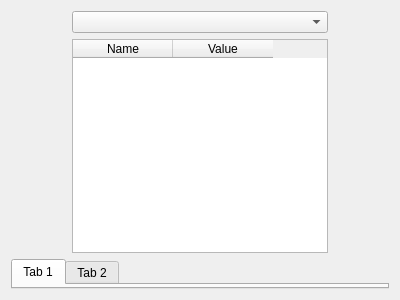
<?xml version="1.0" encoding="UTF-8"?>
<ui version="4.0">
 <class>Frame</class>
 <widget class="QFrame" name="Frame">
  <property name="geometry">
   <rect>
    <x>0</x>
    <y>0</y>
    <width>400</width>
    <height>300</height>
   </rect>
  </property>
  <property name="windowTitle">
   <string>Frame</string>
  </property>
  <property name="frameShape">
   <enum>QFrame::NoFrame</enum>
  </property>
  <property name="frameShadow">
   <enum>QFrame::Raised</enum>
  </property>
  <layout class="QVBoxLayout" name="verticalLayout_4">
   <item>
    <layout class="QHBoxLayout" name="horizontalLayout_2">
     <item>
      <layout class="QVBoxLayout" name="verticalLayout_2">
       <item>
        <widget class="QComboBox" name="hapsComboBox">
         <property name="sizePolicy">
          <sizepolicy hsizetype="Minimum" vsizetype="Fixed">
           <horstretch>0</horstretch>
           <verstretch>0</verstretch>
          </sizepolicy>
         </property>
        </widget>
       </item>
       <item>
        <widget class="QTableWidget" name="attTableWidget">
         <property name="sizePolicy">
          <sizepolicy hsizetype="Maximum" vsizetype="Expanding">
           <horstretch>0</horstretch>
           <verstretch>0</verstretch>
          </sizepolicy>
         </property>
         <property name="editTriggers">
          <set>QAbstractItemView::NoEditTriggers</set>
         </property>
         <attribute name="horizontalHeaderVisible">
          <bool>true</bool>
         </attribute>
         <attribute name="verticalHeaderVisible">
          <bool>false</bool>
         </attribute>
         <column>
          <property name="text">
           <string>Name</string>
          </property>
         </column>
         <column>
          <property name="text">
           <string>Value</string>
          </property>
         </column>
        </widget>
       </item>
      </layout>
     </item>
     <item>
      <layout class="QVBoxLayout" name="pilasLayout"/>
     </item>
    </layout>
   </item>
   <item>
    <widget class="QTabWidget" name="tabWidget">
     <property name="sizePolicy">
      <sizepolicy hsizetype="Expanding" vsizetype="Maximum">
       <horstretch>0</horstretch>
       <verstretch>0</verstretch>
      </sizepolicy>
     </property>
     <property name="currentIndex">
      <number>0</number>
     </property>
     <widget class="QWidget" name="tab">
      <attribute name="title">
       <string>Tab 1</string>
      </attribute>
     </widget>
     <widget class="QWidget" name="tab_2">
      <attribute name="title">
       <string>Tab 2</string>
      </attribute>
     </widget>
    </widget>
   </item>
  </layout>
 </widget>
 <resources/>
 <connections/>
</ui>
